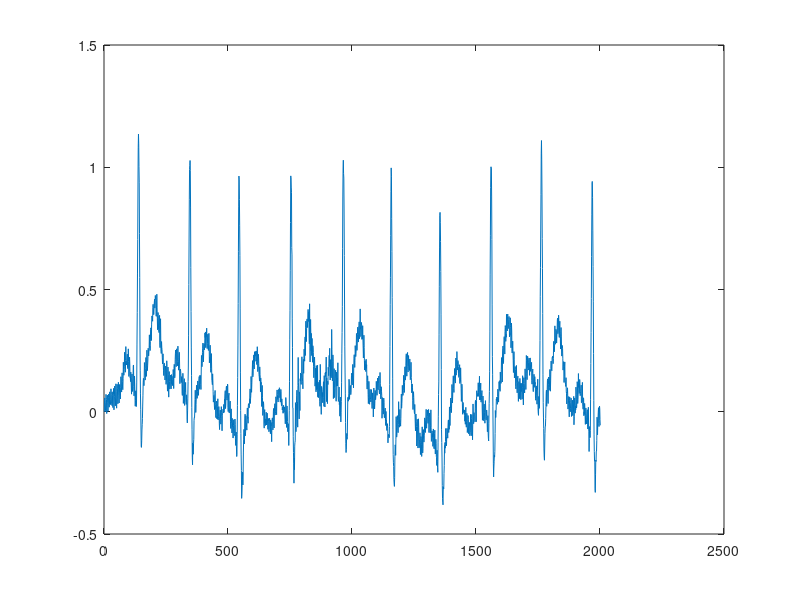
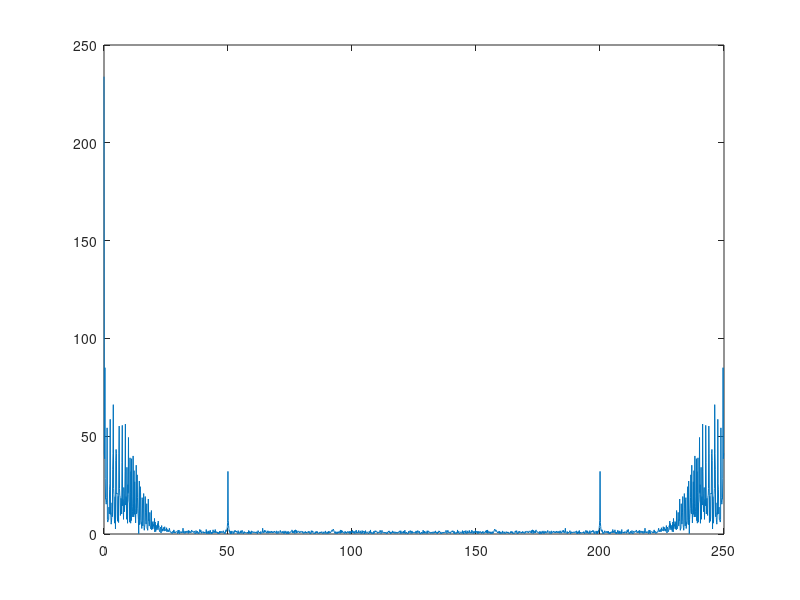

Source code (MATLAB) for these figures, in order:
clc all;
close all;
clear all;

ecg_data=csvread("synthetic_ecg_2000.csv");
Fs=250;
f=ecg_data(:,3);
figure(1),plot(f);

F=fft(f);
Fabs=abs(F);

len=length(f);

freq = Fs*(0:(len-1))/len;

figure(2),plot(freq,Fabs);
